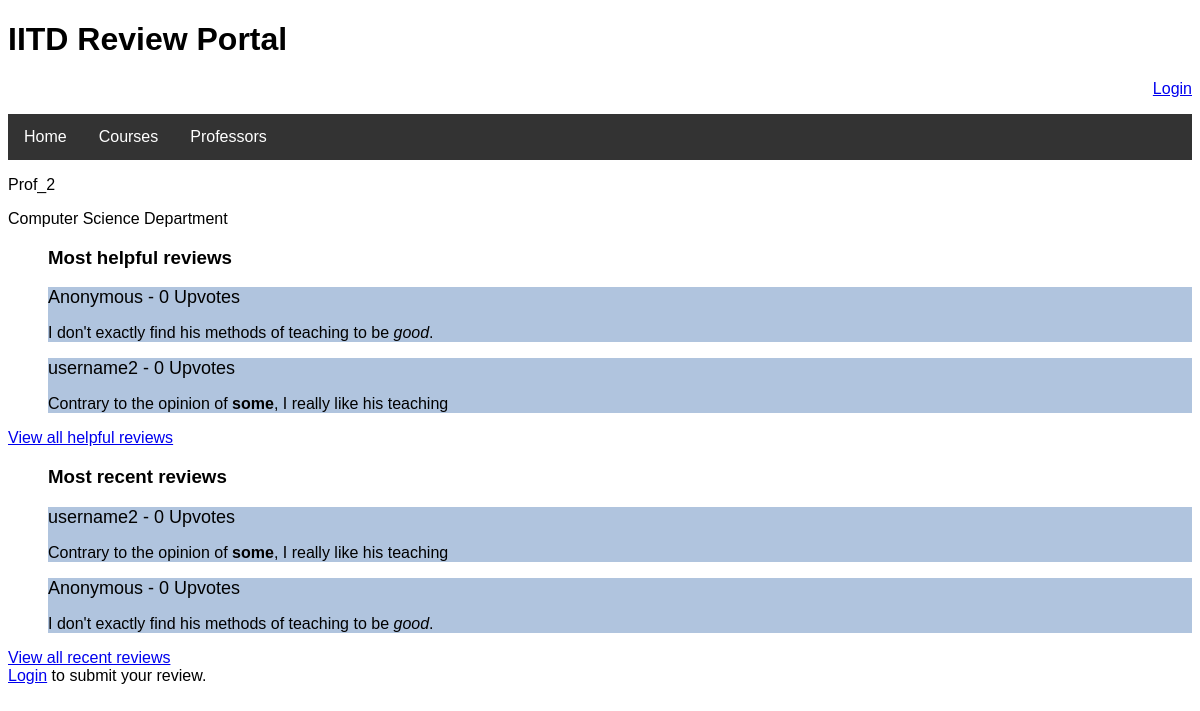
The app's page /Reviews/prof/view/2 with its own data.
### Reviews/models.py (models this page shows)
class Professors(models.Model):
    Name = models.CharField(max_length = 100)
    Department = models.CharField(max_length = 50)
    Ratings = models.DecimalField(decimal_places = 3, max_digits = 3)

class Professor_Reviews(models.Model):
    Student = models.ForeignKey(settings.AUTH_USER_MODEL,on_delete = models.CASCADE)
    Professor = models.ForeignKey(Professors, on_delete = models.CASCADE)
    Upvotes = models.IntegerField()
    Anonymous = models.BooleanField()
    Date = models.DateTimeField(auto_now = True)
    Review = models.CharField(max_length = 2000)

### Reviews/views.py (the view)
# urls.py: path('prof/view/<int:ID>', views.prof_view, name='prof_view'),
def prof_view(request, ID):
    try:
        q = Professors.objects.get(id = ID)
    except Professors.DoesNotExist:
        raise Http404("Professor data not found")
    r = Professor_Reviews.objects.filter(Professor__id = ID).order_by('-Upvotes')[:10]
    s = Professor_Reviews.objects.filter(Professor__id = ID).order_by('-Date')[:10]
    t = Professor_Reviews.objects.filter(Professor__id = ID).filter(Student__username = request.user.username)
    if t.count()!=0:
        Reviewed = True
    else:
        Reviewed = False
    return render(request, 'Reviews/prof_view.html', {'q':q, 'r':r, 's':s,'t':t, 'Reviewed':Reviewed})

### Reviews/templates/Reviews/prof_view.html
{% extends "Reviews/base.html" %}
{% block body_block %}
{% if q %}
<p>{{ q.Name }}</p>
<p>{{ q.Department }} Department</p>
    {% else %} <p>No data found</p>
{% endif %}
<div><ul style="list-style-type:none">
    <h3>Most helpful reviews</h3>
    {% for a in r %}
        <li>{% if a.Anonymous %} Anonymous {% else %} {{ a.Student.username }} {% endif %} - {{ a.Upvotes }} Upvotes<br /> <p>{{ a.Review|safe }}</p></li>
    {% endfor %}
    </ul>
    <a href="{% url 'prof_review_list' q.id 'Upvotes' 1 %}" > View all helpful reviews</a>
</div>
<div>
    <ul style="list-style-type:none">
    <h3>
        Most recent reviews
    </h3>
{% for b in s %}
<li>{% if b.Anonymous %} Anonymous {% else %} {{ b.Student.username }} {% endif %} - {{ b.Upvotes }} Upvotes<br /> <p>{{ b.Review|safe }}</p></li>
{% endfor %}
    </ul>
    <a href="{% url 'prof_review_list' q.id 'Date' 1 %}" > View all recent reviews</a>
</div>
<div>
    {% if request.user.is_authenticated %}
    {% if Reviewed %}
    {% for a in t %}
    <h3>Your Review:</h3>
    <p>{{ a.Upvotes }} upvotes</p>
    <p>{{ a.Review|safe }} </p>
    {% endfor %}
    {% else %}
    <form action="{% url 'prof_review_submit' %}" method="POST">{% csrf_token %}
        Anonymous<input type="checkbox" name="anon" value="1"/><br />
        <textarea name="Review"></textarea>
        <input type="hidden" name="ID" value="{{ q.id }}" />
        <input type="submit" value="Submit review" />
    </form>{% endif %}
    {% else %}
    <a href="{% url 'login' %}">Login</a> to submit your review.
    {% endif %}
</div>
{% endblock %}

### Reviews/templates/Reviews/base.html (style rules this page uses)
body { font-family:Arial, Helvetica, sans-serif }
.body li { background-color:lightsteelblue; font-size:large }
.body li p { font-size:medium }

### records on screen
Professors: Name "Prof_2", Department "Computer Science"
Professor_Reviews: Anonymous "Anonymous", Upvotes "0", Review "I don't exactly find his methods of teaching to be good ."
Professor_Reviews: Student.username "username2", Upvotes "0", Review "Contrary to the opinion of some , I really like his teaching"
